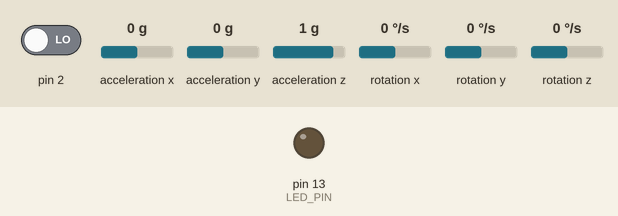
The sketch below on a simulated Arduino Uno, built for the host (arithmetic inside an expression is 32-bit, double 64-bit). On the bench: output pins drawn as LEDs (lit = HIGH). The test bench sets the inputs (shaded band); at power-on: pin 2 LOW, acceleration x 0 g, acceleration y 0 g, acceleration z 1 g, rotation x 0 °/s, rotation y 0 °/s, rotation z 0 °/s. MIDI output is not drawn; the sensor or clock chip raises its interrupt line as the real part does.

Above: at 0.6 s.
At 19.25 s:
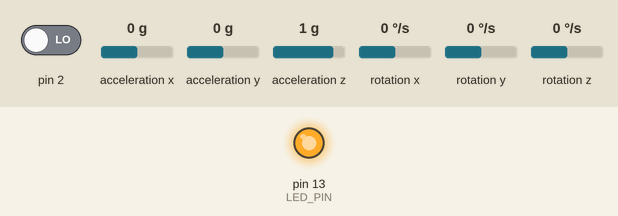
Timing chart, 0 to 22.0 s (numbered marks = the images above):
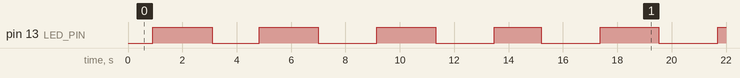

Measured:
- by itself, pin 13 (LED_PIN): LOW → HIGH at 0.91 s, → LOW 2.2 s later, → HIGH 1.7 s later, → LOW 2.2 s later, … (11 changes in this stretch)

The sketch:

music_glove.ino
```cpp
#include "I2Cdev.h"
#include "MPU6050_6Axis_MotionApps20.h"

#include <MIDI.h>
#include "midi_notes.h";

#if I2CDEV_IMPLEMENTATION == I2CDEV_ARDUINO_WIRE
#include "Wire.h"
#endif

MPU6050 mpu;

//Define MIDI stuff
#define NUMNOTES 15
//int scale[(NUMNOTES)] = {C3, Eb3, F3, Gb3, G3, Bb3, C4, Eb4, F4, Gb4, G4, Bb4, C5};
int scale[(NUMNOTES)] = {A3, E3, Gb3, A3, D3, A3, E3, Gb3, A3, D3, A3, E3, Gb3, A3, D3};
int instrument = 26;  // Midi instrument
byte note = 0;
byte last_note = 0;
MIDI_CREATE_DEFAULT_INSTANCE();

#define LED_PIN 13 // (Arduino is 13, Teensy is 11, Teensy++ is 6)
bool blinkState = false;

// MPU control/status vars
bool dmpReady = false;  // set true if DMP init was successful
uint8_t mpuIntStatus;   // holds actual interrupt status byte from MPU
uint8_t devStatus;      // return status after each device operation (0 = success, !0 = error)
uint16_t packetSize;    // expected DMP packet size (default is 42 bytes)
uint16_t fifoCount;     // count of all bytes currently in FIFO
uint8_t fifoBuffer[64]; // FIFO storage buffer

// orientation/motion vars
Quaternion q;           // [w, x, y, z]         quaternion container
VectorInt16 aa;         // [x, y, z]            accel sensor measurements
VectorInt16 aaReal;     // [x, y, z]            gravity-free accel sensor measurements
VectorInt16 aaWorld;    // [x, y, z]            world-frame accel sensor measurements
VectorFloat gravity;    // [x, y, z]            gravity vector
float euler[3];         // [psi, theta, phi]    Euler angle container

volatile bool mpuInterrupt = false;     // indicates whether MPU interrupt pin has gone high
void dmpDataReady() {
  mpuInterrupt = true;
}

void setup() {
  // join I2C bus (I2Cdev library doesn't do this automatically)
#if I2CDEV_IMPLEMENTATION == I2CDEV_ARDUINO_WIRE
  Wire.begin();
  TWBR = 24; // 400kHz I2C clock (200kHz if CPU is 8MHz)
#elif I2CDEV_IMPLEMENTATION == I2CDEV_BUILTIN_FASTWIRE
  Fastwire::setup(400, true);
#endif

  // initialize serial communication
  MIDI.begin();

  Serial.begin(115200);
  while (!Serial); // wait for Leonardo enumeration, others continue immediately

  // initialize device
  mpu.initialize();

  // load and configure the DMP

  devStatus = mpu.dmpInitialize();

  // supply your own gyro offsets here, scaled for min sensitivity
  mpu.setXGyroOffset(220);
  mpu.setYGyroOffset(76);
  mpu.setZGyroOffset(-85);
  mpu.setZAccelOffset(1788); // 1688 factory default for my test chip

  // make sure it worked (returns 0 if so)
  if (devStatus == 0) {
    // turn on the DMP, now that it's ready
    mpu.setDMPEnabled(true);

    // enable Arduino interrupt detection
    attachInterrupt(0, dmpDataReady, RISING);
    mpuIntStatus = mpu.getIntStatus();

    // set our DMP Ready flag so the main loop() function knows it's okay to use it
    dmpReady = true;

    // get expected DMP packet size for later comparison
    packetSize = mpu.dmpGetFIFOPacketSize();
  }

  // configure LED for output
  pinMode(LED_PIN, OUTPUT);
}


void loop() {
  // if programming failed, don't try to do anything
  if (!dmpReady) return;

  // wait for MPU interrupt or extra packet(s) available
  while (!mpuInterrupt && fifoCount < packetSize) {
    // other program behavior stuff here
  }

  // reset interrupt flag and get INT_STATUS byte
  mpuInterrupt = false;
  mpuIntStatus = mpu.getIntStatus();

  // get current FIFO count
  fifoCount = mpu.getFIFOCount();

  // check for overflow (this should never happen unless our code is too inefficient)
  if ((mpuIntStatus & 0x10) || fifoCount == 1024) {
    // reset so we can continue cleanly
    mpu.resetFIFO();

    // otherwise, check for DMP data ready interrupt (this should happen frequently)
  } else if (mpuIntStatus & 0x02) {
    // wait for correct available data length, should be a VERY short wait
    while (fifoCount < packetSize) fifoCount = mpu.getFIFOCount();

    // read a packet from FIFO
    mpu.getFIFOBytes(fifoBuffer, packetSize);

    // track FIFO count here in case there is > 1 packet available
    // (this lets us immediately read more without waiting for an interrupt)
    fifoCount -= packetSize;


    // display Euler angles in degrees
    mpu.dmpGetQuaternion(&q, fifoBuffer);
    mpu.dmpGetEuler(euler, &q);
    //            Serial.print("euler\t");
    //    Serial.print(euler[0] * 180 / M_PI);
    //    Serial.print(",");
    //    Serial.print(euler[1] * 180 / M_PI);
    //    Serial.print(",");
    //    Serial.println(abs(euler[2] * 100 / M_PI));


    float val = abs(euler[2] * 100 / M_PI);
    //    //  Play MIDI note
    note = floor((val * (NUMNOTES + 1)) / 100);
    if (note > (NUMNOTES)) { // Sanity check
      note = (NUMNOTES);
    }
    if ((note != last_note) && (note > 0)) {  // Prevent repeated notes and prevent playing with no touch
      //Serial.println(note);
      MIDI.sendNoteOn(scale[note - 1], 100, 1);
      delay(300);
      // Note off if required
      MIDI.sendNoteOff(scale[note - 1], 0, 1);
      //
      last_note = note;
    }


    // blink LED to indicate activity
    blinkState = !blinkState;
    digitalWrite(LED_PIN, blinkState);
  }
}
```

midi_notes.h
```cpp
#define  C0 12
#define Db0 13
#define  D0 14
#define Eb0 15
#define  E0 16
#define  F0 17
#define Gb0 18
#define  G0 19
#define Ab0 20
#define  A0 21
#define Bb0 22
#define  B0 23
#define  C1 24
#define Db1 25
#define  D1 26
#define Eb1 27
#define  E1 28
#define  F1 29
#define Gb1 30
#define  G1 31
#define Ab1 32
#define  A1 33
#define Bb1 34
#define  B1 35
#define  C2 36
#define Db2 37
#define  D2 38
#define Eb2 39
#define  E2 40
#define  F2 41
#define Gb2 42
#define  G2 43
#define Ab2 44
#define  A2 45
#define Bb2 46
#define  B2 47
#define  C3 48
#define Db3 49
#define  D3 50
#define Eb3 51
#define  E3 52
#define  F3 53
#define Gb3 54
#define  G3 55
#define Ab3 56
#define  A3 57
#define Bb3 58
#define  B3 59
#define  C4 60
#define Db4 61
#define  D4 62
#define Eb4 63
#define  E4 64
#define  F4 65
#define Gb4 66
#define  G4 67
#define Ab4 68
#define  A4 69
#define Bb4 70
#define  B4 71
#define  C5 72
#define Db5 73
#define  D5 74
#define Eb5 75
#define  E5 76
#define  F5 77
#define Gb5 78
#define  G5 79
#define Ab5 80
#define  A5 81
#define Bb5 82
#define  B5 83
#define  C6 84
#define Db6 85
#define  D6 86
#define Eb6 87
#define  E6 88
#define  F6 89
#define Gb6 90
#define  G6 91
#define Ab6 92
#define  A6 93
#define Bb6 94
#define  B6 95
#define  C7 96
#define Db7 97
#define  D7 98
#define Eb7 99
#define  E7 100
#define  F7 101
#define Gb7 102
#define  G7 103
#define Ab7 104
#define  A7 105
#define Bb7 106
#define  B7 107
#define  C8 108
#define Db8 109
#define  D8 110
#define Eb8 111
#define  E8 112
#define  F8 113
#define Gb8 114
#define  G8 115
#define Ab8 116
#define  A8 117
#define Bb8 118
#define  B8 119
#define  C9 120
#define Db9 121
#define  D9 122
#define Eb9 123
#define  E9 124
#define  F9 125
#define Gb9 126
#define  G9 127
```
